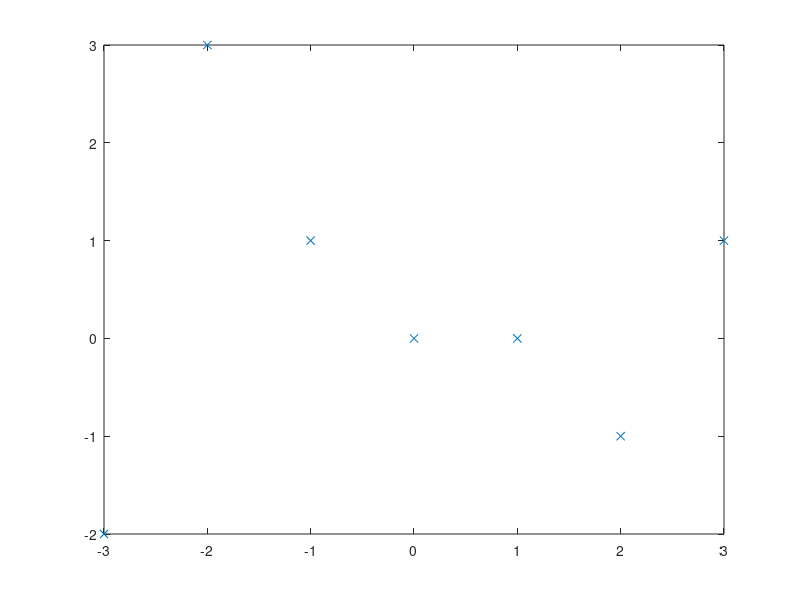

MATLAB code to generate this figure: (Note: this script raises an error after producing the figure.)
% Assegnato il vettore di ascisse x=[-3:1:3] ed il vettore di ordinate
% y=[-2,3,1,0,0,-1,1] costruisce e disegna il polinomio interpolante
clear
clc

x=[-3:1:3];
xapp=[-3:0.1:3];
y=[-2,3,1,0,0,-1,1];
plot(x,y,'x');
hold on;
v=interpolazioneNewton(x,y);
for i=1:size(xapp,2)
    yapp(i)=sol_polin_Horner(v,xapp(i));
end
plot(xapp,yapp);
hold off;
